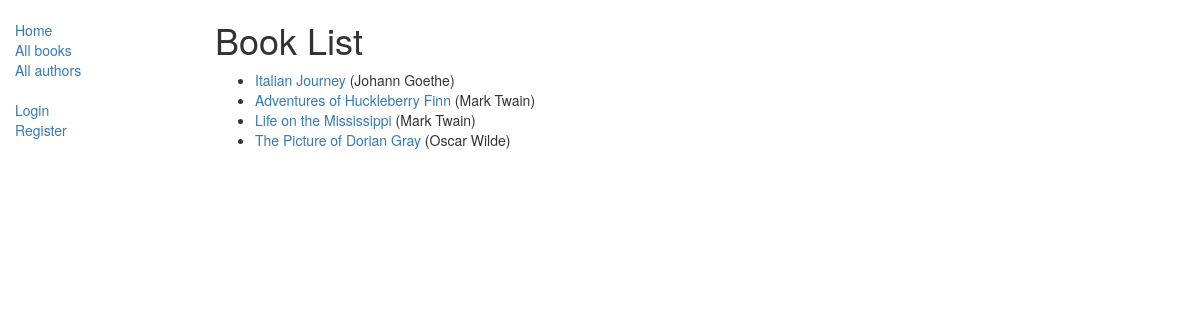
/catalog/books/, run on the app's committed database.
### catalog/models.py (models this page shows, shortened)
class Book(models.Model):
    title = models.CharField(max_length=200)
    author = models.ForeignKey('Author', on_delete=models.CASCADE, null=True)
    summary = models.TextField(max_length=1000, help_text="Enter a brief description of the book")
    isbn = models.CharField('ISBN', max_length=13,
                            help_text='13 Character <a href="https://www.isbn-international.org/content/what-isbn'
                                      '">ISBN number</a>')
    genre = models.ManyToManyField(Genre, help_text="Select a genre for this book")
    language = models.ForeignKey('Language', on_delete=models.CASCADE, null=True)
    def get_absolute_url(self):
        return reverse('book-detail', args=[str(self.id)])

class Author(models.Model):
    first_name = models.CharField(max_length=100)
    last_name = models.CharField(max_length=100)
    date_of_birth = models.DateField(null=True, blank=True)
    date_of_death = models.DateField('died', null=True, blank=True)
    class Meta:
        ordering = ['first_name', 'last_name']
    def __str__(self):
        return f'{self.first_name} {self.last_name}'

### catalog/views.py (the view)
# urls.py: path('books/', views.BookListView.as_view(), name='books'),
class BookListView(generic.ListView):
    model = Book
    paginate_by = 10

### catalog/templates/catalog/book_list.html (shortened to what this page needs)
{% extends "base_generic.html" %}
{% block content %}
    <h1>Book List</h1>
    {% if book_list %}
    <ul>
      {% for book in book_list %}
        {% include 'partials/catalog/book.html' %}
      {% endfor %}
    </ul>
    {% else %}
      <p>There are no books in the library.</p>
    {% endif %}
{% endblock %}

### catalog/templates/partials/catalog/book.html
<li>
    <a href="{{ book.get_absolute_url }}">{{ book.title }}</a> ({{book.author}})
</li>

### data on the page
Book: title "Italian Journey", author "Johann Goethe"
Book: title "Adventures of Huckleberry Finn", author "Mark Twain"
Book: title "Life on the Mississippi", author "Mark Twain"
Book: title "The Picture of Dorian Gray", author "Oscar Wilde"
